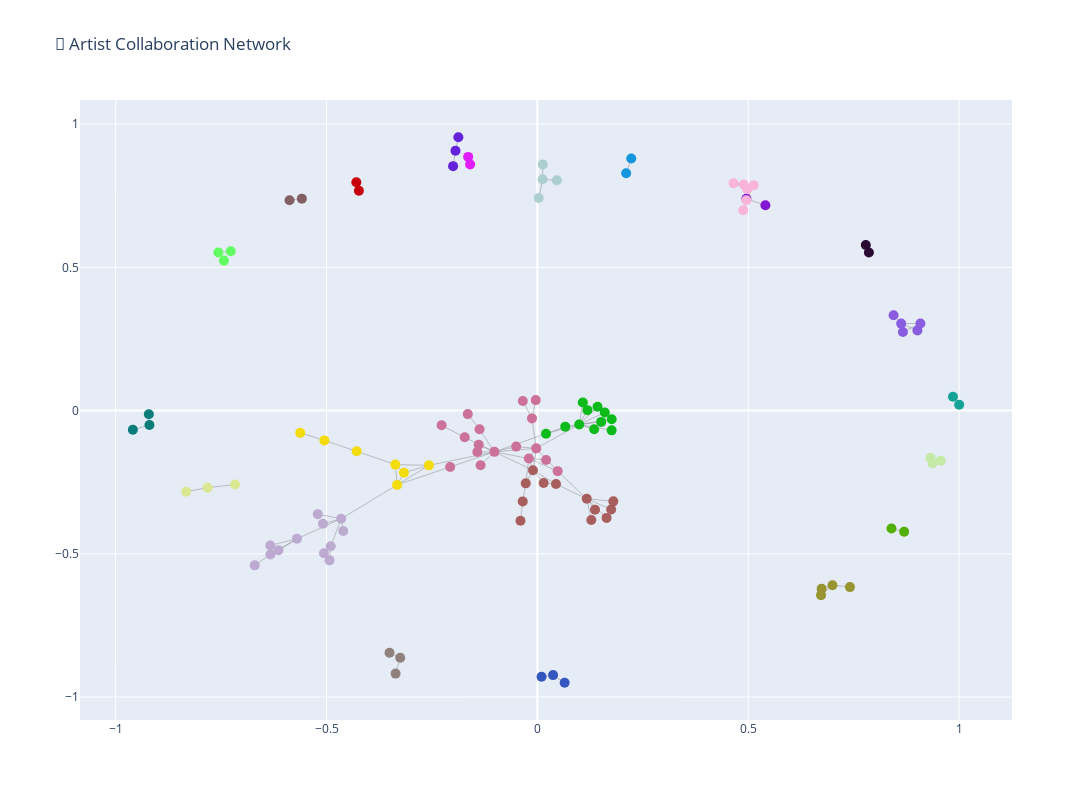

This figure's notebook cell:
### Markdown cell above
# Visualize Collaboration Network
Visualize the collaboration network using Plotly, with nodes colored by community.

### Code cell
# Compute positions for NetworkX graph with increased spacing
pos = nx.spring_layout(G_filtered, seed=42, k=0.3, iterations=100)

# Extract node positions
node_x = [pos[node][0] for node in G_filtered.nodes()]
node_y = [pos[node][1] for node in G_filtered.nodes()]

# Create figure
fig = go.Figure()

# Add edges (collaborations)
edge_x, edge_y = [], []
for edge in G_filtered.edges():
    x0, y0 = pos[edge[0]]
    x1, y1 = pos[edge[1]]
    edge_x.extend([x0, x1, None])
    edge_y.extend([y0, y1, None])

fig.add_trace(go.Scatter(
    x=edge_x, y=edge_y,
    line=dict(width=0.5, color='#888'),
    hoverinfo='none',
    mode='lines'
))

# Add nodes (artists, colored by community)
community_colors = {community: f"#{random.randint(0, 0xFFFFFF):06x}" for community in set(partition.values())}
node_colors = [community_colors[partition[node]] for node in G_filtered.nodes()]
fig.add_trace(go.Scatter(
    x=node_x, y=node_y, mode="markers",
    marker=dict(color=node_colors, size=10),
    text=[f"{node}" for node in G_filtered.nodes()],
    hoverinfo="text"
))

fig.update_layout(
    showlegend=False,
    hovermode="closest", 
    title="🎵 Artist Collaboration Network",
    width=1200,  # Set the width of the figure
    height=800   # Set the height of the figure
)
fig.show()

### Figure 1 — Plotly figure (JSON) as saved in the notebook; plotly's stock layout.template omitted (floating-point values rounded to 4 significant figures; data arrays with more than 128 entries replaced by an {"elided": "..."} marker saying what was removed)
{"data": [{"hoverinfo": "none", "line": {"color": "#888", "width": 0.5}, "mode": "lines", "type": "scatter", "x": {"elided": "363 float values"}, "y": {"elided": "363 float values"}}, {"hoverinfo": "text", "marker": {"color": ["#895ce0", "#0cba19", "#cc7199", "#cc7199", "#bcaad1", "#1495dc", "#a85e5c", "#f3dc0a", "#c6010c", "#cc7199", "#cc7199", "#90817d", "#fab3db", "#accecf", "#f3dc0a", "#895ce0", "#cc7199", "#fab3db", "#097d79", "#8216d2", "#0cba19", "#f3dc0a", "#8216d2", "#cc7199", "#0cba19", "#98942f", "#0cba19", "#61fd63", "#accecf", "#bcaad1", "#cc7199", "#0cba19", "#097d79", "#dae892", "#cc7199", "#fab3db", "#cc7199", "#2a0933", "#bcaad1", "#a85e5c", "#53ae05", "#bcaad1", "#3357bf", "#2a0933", "#15a396", "#61fd63", "#cc7199", "#c5e9a6", "#98942f", "#bcaad1", "#0cba19", "#90817d", "#895ce0", "#845f66", "#98942f", "#a85e5c", "#fab3db", "#cc7199", "#bcaad1", "#e01cf8", "#bcaad1", "#a85e5c", "#61fd63", "#accecf", "#f3dc0a", "#53ae05", "#0cba19", "#3357bf", "#cc7199", "#6422da", "#0cba19", "#a85e5c", "#0cba19", "#a85e5c", "#0cba19", "#a85e5c", "#6422da", "#1495dc", "#c5e9a6", "#845f66", "#dae892", "#a85e5c", "#e01cf8", "#cc7199", "#097d79", "#0cba19", "#a85e5c", "#f3dc0a", "#98942f", "#a85e5c", "#cc7199", "#6422da", "#cc7199", "#15a396", "#cc7199", "#fab3db", "#accecf", "#a85e5c", "#bcaad1", "#895ce0", "#dae892", "#bcaad1", "#90817d", "#f3dc0a", "#bcaad1", "#f3dc0a", "#cc7199", "#c5e9a6", "#bcaad1", "#895ce0", "#c6010c", "#3357bf", "#bcaad1", "#a85e5c", "#fab3db"], "size": 10}, "mode": "markers", "text": ["Lady Gaga", "Juicy J", "Swedish House Mafia", "Swae Lee", "Bebe Rexha", "Charli xcx", "Quavo", "Chris Brown", "A7S", "Ariana Grande", "JENNIE", "League of Legends", "Troye Sivan", "Kygo", "JAY-Z", "Harold Faltermeyer", "Slim Jxmmi", "Kid Cudi", "Tainy", "Amy Winehouse", "Tyler, The Creator", "Drake", "Jools Holland", "Metro Boomin", "A$AP Mob", "RAYE", "A$AP Rocky", "Macklemore & Ryan Lewis", "OneRepublic", "Dimitri Vegas", "Future", "A$AP NAST", "Bad Bunny", "Ed Sheeran", "Lily-Rose Depp", "Anna Kendrick", "Rob Grant", "AXMO", "Skrillex", "DJ Snake", "Wiz Khalifa", "David Guetta", "Sam Smith", "W&W", "Kane Brown", "Macklemore", "The Weeknd", "Keinemusik", "D-Block Europe", "Diplo", "A$AP ANT", "Arcane", "Lorne Balfe", "Juice WRLD", "cassö", "benny blanco", "Daveed Diggs", "Pharrell Williams", "Like Mike", "Florence + The Machine", "Ava Max", "Gunna", "Ryan Lewis", "Zak Abel", "Beyoncé", "Ty Dolla $ign", "Skepta", "Calvin Harris", "Lil Uzi Vert", "Olivia Rodrigo", "Playboi Carti", "Huncho Jack", "A$AP Ferg", "NAV", "ScHoolboy Q", "USHER", "Wish - Cast", "Caroline Polachek", "&ME", "Trippie Redd", "Shawn Mendes", "Justin Bieber", "Jules Buckley", "Don Toliver", "Rauw Alejandro", "Joe Fox", "Young Thug", "Nicki Minaj", "The Heritage Orchestra", "Ludacris", "Lana Del Rey", "Disney", "Daft Punk", "Marshmello", "21 Savage", "Justin Timberlake", "Sandro Cavazza", "Chance the Rapper", "Martin Garrix", "Hans Zimmer", "Camila Cabello", "LSD", "Imagine Dragons", "Rick Ross", "Sia", "Lil Wayne", "Rae Sremmurd", "Adam Port", "Dimitri Vegas & Like Mike", "Bradley Cooper", "Topic", "Ellie Goulding", "Labrinth", "Travis Scott", "Eric Andre"], "type": "scatter", "x": [0.8625, 0.1762, -0.1347, -0.01277, -0.5085, 0.2226, 0.04413, -0.3164, -0.4293, -0.2069, -0.1391, -0.3505, 0.465, 0.01236, -0.505, 0.8667, -0.03448, 0.4893, -0.9198, 0.5406, 0.1426, -0.2571, 0.4955, -0.002748, 0.06607, 0.6996, 0.09914, -0.727, 0.003269, -0.49, -0.02026, 0.1513, -0.9212, -0.8328, -0.1424, 0.4882, -0.2271, 0.7787, -0.6701, 0.164, 0.8696, -0.4652, 0.0646, 0.786, 1, -0.7564, -0.1019, 0.9562, 0.674, -0.633, 0.1077, -0.3252, 0.9011, -0.5585, 0.6725, 0.1279, 0.5131, -0.165, -0.4928, -0.1595, -0.4602, -0.03477, -0.7432, 0.01281, -0.5623, 0.8395, 0.1599, 0.03719, 0.02065, -0.1873, 0.0205, 0.01482, 0.1347, -0.04006, 0.1188, 0.1801, -0.1999, 0.2105, 0.932, -0.5876, -0.7168, 0.1171, -0.1641, 0.04808, -0.9591, 0.1761, -0.02754, -0.3326, 0.7411, 0.1749, -0.1723, -0.1942, -0.1372, 0.9854, -0.05019, 0.4954, 0.04616, 0.1367, -0.5208, 0.9082, -0.7819, -0.6138, -0.3362, -0.4285, -0.5699, -0.3368, -0.003874, 0.9372, -0.506, 0.8445, -0.4232, 0.009869, -0.6333, -0.0104, 0.4971], "y": [0.3036, -0.03014, -0.1908, -0.02728, -0.3952, 0.8797, -0.2565, -0.2169, 0.7974, -0.1967, -0.1191, -0.8455, 0.7936, 0.8076, -0.104, 0.2745, 0.03325, 0.7891, -0.05028, 0.7165, 0.01366, -0.1912, 0.7396, -0.1318, -0.05608, -0.6096, -0.04848, 0.5563, 0.7419, -0.4737, -0.1673, -0.03943, -0.01247, -0.2829, -0.1444, 0.6992, -0.05145, 0.5782, -0.5403, -0.3746, -0.4229, -0.3777, -0.95, 0.552, 0.0204, 0.5517, -0.144, -0.1747, -0.6221, -0.5024, 0.02847, -0.8625, 0.2796, 0.7398, -0.6442, -0.3818, 0.7868, -0.01232, -0.5228, 0.8594, -0.4201, -0.3169, 0.5236, 0.859, -0.07765, -0.4113, -0.006456, -0.9234, -0.1723, 0.9542, -0.08056, -0.2527, -0.06531, -0.3848, 0.001571, -0.3169, 0.8533, 0.8284, -0.1651, 0.7345, -0.2582, -0.3076, 0.8857, -0.2114, -0.06711, -0.06899, -0.254, -0.2594, -0.6162, -0.3452, -0.09326, 0.9073, -0.0651, 0.04851, -0.1257, 0.7341, 0.8038, -0.3461, -0.3615, 0.3043, -0.269, -0.4878, -0.9181, -0.1421, -0.4474, -0.1885, 0.03657, -0.1841, -0.4982, 0.3331, 0.7673, -0.9291, -0.4708, -0.2084, 0.7733]}], "layout": {"height": 800, "hovermode": "closest", "showlegend": false, "title": {"text": "🎵 Artist Collaboration Network"}, "width": 1200}}
